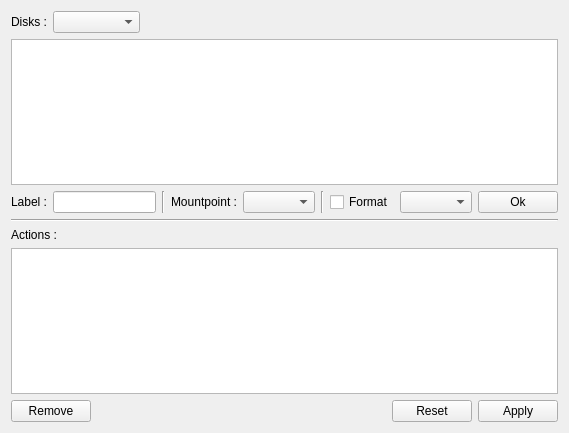
<?xml version="1.0" encoding="UTF-8"?>
<ui version="4.0">
 <class>diskPage</class>
 <widget class="QWidget" name="diskPage">
  <property name="geometry">
   <rect>
    <x>0</x>
    <y>0</y>
    <width>569</width>
    <height>433</height>
   </rect>
  </property>
  <property name="windowTitle">
   <string>Form</string>
  </property>
  <layout class="QVBoxLayout" name="verticalLayout">
   <item>
    <layout class="QHBoxLayout" name="horizontalLayout">
     <item>
      <widget class="QLabel" name="label">
       <property name="text">
        <string>Disks :</string>
       </property>
      </widget>
     </item>
     <item>
      <widget class="QComboBox" name="disksList">
       <property name="sizePolicy">
        <sizepolicy hsizetype="Expanding" vsizetype="Fixed">
         <horstretch>0</horstretch>
         <verstretch>0</verstretch>
        </sizepolicy>
       </property>
      </widget>
     </item>
     <item>
      <spacer name="horizontalSpacer_2">
       <property name="orientation">
        <enum>Qt::Horizontal</enum>
       </property>
       <property name="sizeHint" stdset="0">
        <size>
         <width>418</width>
         <height>18</height>
        </size>
       </property>
      </spacer>
     </item>
    </layout>
   </item>
   <item>
    <widget class="QTreeView" name="partitionsTreeView"/>
   </item>
   <item>
    <layout class="QHBoxLayout" name="horizontalLayout_2">
     <item>
      <widget class="QLabel" name="label_2">
       <property name="sizePolicy">
        <sizepolicy hsizetype="Fixed" vsizetype="Preferred">
         <horstretch>0</horstretch>
         <verstretch>0</verstretch>
        </sizepolicy>
       </property>
       <property name="text">
        <string>Label :</string>
       </property>
      </widget>
     </item>
     <item>
      <widget class="QLineEdit" name="labelLineEdit">
       <property name="sizePolicy">
        <sizepolicy hsizetype="Expanding" vsizetype="Fixed">
         <horstretch>0</horstretch>
         <verstretch>0</verstretch>
        </sizepolicy>
       </property>
      </widget>
     </item>
     <item>
      <widget class="Line" name="line_2">
       <property name="orientation">
        <enum>Qt::Vertical</enum>
       </property>
      </widget>
     </item>
     <item>
      <widget class="QLabel" name="label_3">
       <property name="sizePolicy">
        <sizepolicy hsizetype="Fixed" vsizetype="Preferred">
         <horstretch>0</horstretch>
         <verstretch>0</verstretch>
        </sizepolicy>
       </property>
       <property name="text">
        <string>Mountpoint :</string>
       </property>
      </widget>
     </item>
     <item>
      <widget class="QComboBox" name="mountComboBox">
       <property name="sizePolicy">
        <sizepolicy hsizetype="Expanding" vsizetype="Fixed">
         <horstretch>0</horstretch>
         <verstretch>0</verstretch>
        </sizepolicy>
       </property>
      </widget>
     </item>
     <item>
      <widget class="Line" name="line">
       <property name="orientation">
        <enum>Qt::Vertical</enum>
       </property>
      </widget>
     </item>
     <item>
      <widget class="QCheckBox" name="formatCheckBox">
       <property name="sizePolicy">
        <sizepolicy hsizetype="Fixed" vsizetype="Fixed">
         <horstretch>0</horstretch>
         <verstretch>0</verstretch>
        </sizepolicy>
       </property>
       <property name="text">
        <string>Format</string>
       </property>
      </widget>
     </item>
     <item>
      <widget class="QComboBox" name="filesystemComboBox">
       <property name="sizePolicy">
        <sizepolicy hsizetype="Expanding" vsizetype="Fixed">
         <horstretch>0</horstretch>
         <verstretch>0</verstretch>
        </sizepolicy>
       </property>
      </widget>
     </item>
     <item>
      <widget class="QPushButton" name="addPushButton">
       <property name="text">
        <string>Ok</string>
       </property>
      </widget>
     </item>
    </layout>
   </item>
   <item>
    <widget class="Line" name="line_3">
     <property name="sizePolicy">
      <sizepolicy hsizetype="Expanding" vsizetype="Fixed">
       <horstretch>0</horstretch>
       <verstretch>0</verstretch>
      </sizepolicy>
     </property>
     <property name="orientation">
      <enum>Qt::Horizontal</enum>
     </property>
    </widget>
   </item>
   <item>
    <widget class="QLabel" name="label_4">
     <property name="sizePolicy">
      <sizepolicy hsizetype="Preferred" vsizetype="Preferred">
       <horstretch>0</horstretch>
       <verstretch>0</verstretch>
      </sizepolicy>
     </property>
     <property name="text">
      <string>Actions :       </string>
     </property>
    </widget>
   </item>
   <item>
    <widget class="QListWidget" name="actionsListWidget"/>
   </item>
   <item>
    <layout class="QHBoxLayout" name="horizontalLayout_3">
     <item>
      <widget class="QPushButton" name="removePushButton">
       <property name="text">
        <string>Remove</string>
       </property>
      </widget>
     </item>
     <item>
      <spacer name="horizontalSpacer">
       <property name="orientation">
        <enum>Qt::Horizontal</enum>
       </property>
       <property name="sizeHint" stdset="0">
        <size>
         <width>258</width>
         <height>21</height>
        </size>
       </property>
      </spacer>
     </item>
     <item>
      <widget class="QPushButton" name="resetPushButton">
       <property name="text">
        <string>Reset</string>
       </property>
      </widget>
     </item>
     <item>
      <widget class="QPushButton" name="applyPushButton">
       <property name="text">
        <string>Apply</string>
       </property>
      </widget>
     </item>
    </layout>
   </item>
  </layout>
 </widget>
 <resources/>
 <connections/>
</ui>
